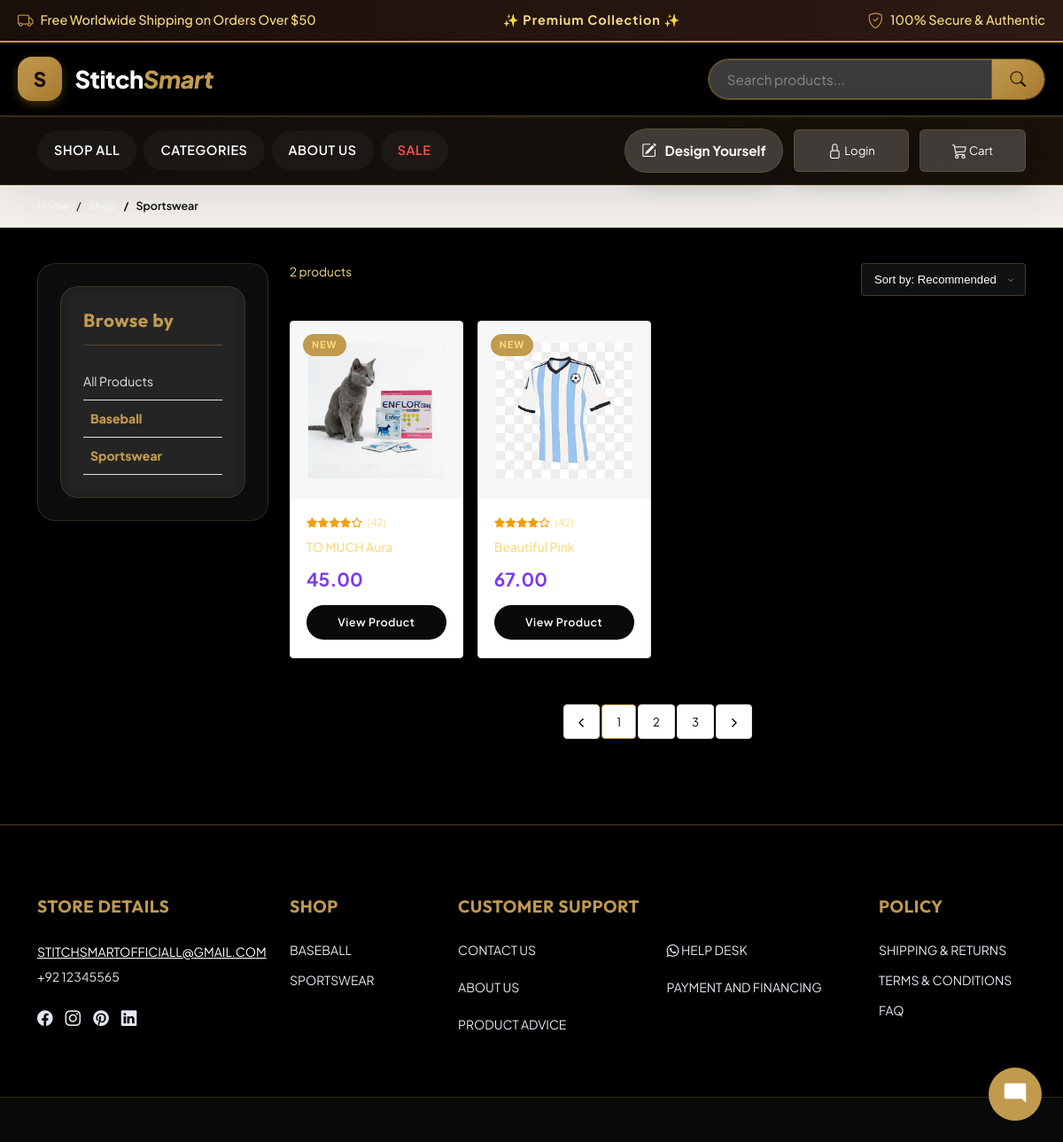
Screenshot of /index.php?page=products&category_id=12 with the database file from the repository.
### tables this page shows
CREATE TABLE `category` (
  `c_id` int(11) NOT NULL,
  `c_name` varchar(150) NOT NULL,
  `slug` varchar(255) NOT NULL,
  `c_description` varchar(2000) NOT NULL,
  `c_image` varchar(500) DEFAULT NULL,
  `c_img2` varchar(500) NOT NULL,
  `meta_title` varchar(150) DEFAULT NULL,
  `meta_description` varchar(160) DEFAULT NULL,
  `meta_keywords` varchar(250) DEFAULT NULL,
  `parent_id` int(11) DEFAULT NULL
);

CREATE TABLE `product` (
  `id` int(11) NOT NULL,
  `article_number` varchar(100) NOT NULL,
  `Fabric_Type` varchar(100) NOT NULL,
  `name` varchar(255) NOT NULL,
  `description` text DEFAULT NULL,
  `details` varchar(10000) NOT NULL,
  `image_url` varchar(500) NOT NULL,
  `img2` varchar(500) NOT NULL,
  `img3` varchar(3) NOT NULL,
  `size` varchar(100) DEFAULT NULL,
  `price` decimal(10,2) NOT NULL,
  `document` varchar(300) NOT NULL,
  `c_id` int(11) DEFAULT NULL,
  `parent_cat` int(11) DEFAULT NULL,
  `featured` tinyint(1) NOT NULL,
  `meta_title` varchar(255) DEFAULT NULL,
  `meta_description` text DEFAULT NULL,
  `meta_keywords` text DEFAULT NULL,
  `created_at` timestamp NULL DEFAULT current_timestamp(),
  `updated_at` timestamp NULL DEFAULT current_timestamp() ON UPDATE current_timestamp(),
  `color_id` int(11) DEFAULT NULL,
  `slug` varchar(255) DEFAULT NULL,
  `Designing` varchar(150) NOT NULL
);

CREATE TABLE `web_settings` (
  `id` int(1) NOT NULL,
  `web_name` varchar(250) NOT NULL,
  `web_mail` varchar(150) NOT NULL,
  `web_contact` varchar(100) NOT NULL,
  `facebook` varchar(200) NOT NULL,
  `instagram` varchar(200) NOT NULL,
  `pinterest` varchar(200) NOT NULL,
  `linkdin` varchar(200) NOT NULL,
  `meta_title` text DEFAULT NULL,
  `meta_description` text NOT NULL,
  `meta_keywords` text NOT NULL
);

CREATE TABLE `pages` (
  `id` bigint(20) UNSIGNED NOT NULL,
  `title` varchar(255) NOT NULL,
  `slug` varchar(255) NOT NULL,
  `content` text DEFAULT NULL,
  `meta_title` varchar(255) DEFAULT NULL,
  `meta_description` text DEFAULT NULL,
  `meta_keywords` varchar(255) DEFAULT NULL,
  `parent_id` int(11) DEFAULT NULL,
  `is_published` tinyint(1) DEFAULT 0,
  `publish_date` timestamp NULL DEFAULT NULL,
  `created_at` timestamp NULL DEFAULT current_timestamp(),
  `updated_at` timestamp NULL DEFAULT current_timestamp()
);

### app/controllers/ProductController.php (called while the page is built, shortened)
<?php
require_once BASE_PATH.'/config/database.php';
require_once BASE_PATH.'/app/models/settings.php';
require_once BASE_PATH.'/app/models/Product.php';
require_once BASE_PATH.'/app/models/ad_category.php';
class ProductController {
    private $productModel;
    private $categoryModel;
    public function __construct(){
        $database = new Database();
        $db = $database->connect();
        $this->productModel = new Product($db);
        $this->categoryModel = new Category($db);
    }
private function loadWebSettings() {
    $settingsModel = new Settings();
    $ws = $settingsModel->getWebSettings();
    return $ws;
}
public function index() {
    $search = $_GET['search'] ?? null;
    $sort = $_GET['sort'] ?? null;
    $category_id = $_GET['category_id'] ?? null;
    $ws = $this->loadWebSettings();
    $webcontact = $ws['web_contact'] ?? '';
    $webmail = $ws['web_mail'] ?? '';
    $facebook = $ws['facebook'] ?? '';
    $instagram = $ws['instagram'] ?? '';
    $pinterest = $ws['pinterest'] ?? '';
    $linkdin = $ws['linkdin'] ?? '';
    $global_theme = $ws['theme'] ?? 'theme-luxury';
    $category_name = null;
    if ($search) {
        $products = $this->productModel->searchProducts($search, $sort);
    } elseif ($category_id) {
        $products = $this->productModel->getProductsByCategory($category_id);
        $category = $this->categoryModel->getCategoryById($category_id);
        $category_name = $category['c_name'] ?? null;
    } else {
        $products = $this->productModel->getAllProducts();
    }
    $total_products = count($products);
    $categories = $this->categoryModel->getCategoriesTree();
    require BASE_PATH . '/app/views/products.php';
}
}

### config/config.php (called while the page is built, shortened)
<?php
if (!function_exists('env')) {
    function env(string $key, mixed $default = null): mixed
    {
        $val = $_ENV[$key] ?? getenv($key);
        return ($val !== false && $val !== null && $val !== '') ? $val : $default;
    }
}

### app/models/settings.php (called while the page is built, shortened)
<?php
require_once __DIR__ . '/../../config/database.php';
class Settings {
    private $conn;
    public function __construct() {
        $database = new Database();
        $this->conn = $database->connect();
    }
    public function getWebSettings($id = 1) {
        $stmt = $this->conn->prepare("SELECT * FROM web_settings WHERE id = ?");
        $stmt->bind_param("i", $id);
        $stmt->execute();
        $result = $stmt->get_result();
        $settings = $result->fetch_assoc();
        return $settings;
    }
}

### config/database.php (called while the page is built, shortened)
<?php
class Database
{
    private string $host;
    private string $username;
    private string $password;
    private string $dbname;
    private int    $port;
    public function __construct()
    {
        $this->host     = env('DB_HOST', 'localhost');
        $this->port     = (int) env('DB_PORT', 3306);
        $this->username = env('DB_USER', 'root');
        $this->password = env('DB_PASS', '');
        $this->dbname   = env('DB_NAME', 'StitchSmart');
    }
    public function connect(): mysqli
    {
        $this->conn = new mysqli(
            $this->host,
            $this->username,
            $this->password,
            $this->dbname,
            $this->port
        );
        $this->conn->set_charset('utf8mb4');
        return $this->conn;
    }
}

### app/models/ad_category.php (called while the page is built, shortened)
<?php
require_once __DIR__ . '/../../config/database.php';
class Category {
    private $conn;
    public function __construct($db){
        $this->conn = $db;
    }
public function getCategoryById($id){
    $query = "SELECT * FROM category WHERE c_id=?";
    $stmt = $this->conn->prepare($query);
    $stmt->bind_param("i", $id);
    $stmt->execute();
    return $stmt->get_result()->fetch_assoc();
}
    public function getMainCategories(){
        $sql = "SELECT * FROM category
                WHERE parent_id IS NULL OR parent_id = 0
                ORDER BY c_name ASC";
        $result = $this->conn->query($sql);
        $categories = [];
        while($row = $result->fetch_assoc()){
            $categories[] = $row;
        }
        return $categories;
    }
    public function getSubCategories($parent_id){
        $stmt = $this->conn->prepare(
            "SELECT * FROM category WHERE parent_id=? ORDER BY c_name ASC"
        );
        $stmt->bind_param("i",$parent_id);
        $stmt->execute();
        $result = $stmt->get_result();
        $categories = [];
        while($row = $result->fetch_assoc()){
            $categories[] = $row;
        }
        return $categories;
    }
    public function getCategoriesTree() {
        $main = $this->getMainCategories();
        foreach ($main as &$parent) {
            $parent['subs'] = $this->getSubCategories($parent['c_id']);
        }
        return $main;
    }
}
?>

### app/models/Product.php (called while the page is built, shortened)
<?php
require_once __DIR__ . '/../../config/database.php';
class Product {
    private $conn;
    public function __construct($db){
        $this->conn = $db;
    }
public function getProductsByCategory($category_id){
    $stmt = $this->conn->prepare(
        "SELECT * FROM product WHERE parent_cat=? ORDER BY id ASC"
    );
    $stmt->bind_param("i", $category_id);
    $stmt->execute();
    $result = $stmt->get_result();
    $products = [];
    while($row = $result->fetch_assoc()){
        $products[] = $row;
    }
    return $products;
}
}

### app/models/pages.php (called while the page is built, shortened)
<?php
require_once __DIR__ . '/../../config/database.php';
class Page {
    private $conn;
    public function __construct($db){
        $this->conn = $db;
    }
    public function getAllPages(){
        $sql = "SELECT * FROM pages ORDER BY id ASC";
        $result = $this->conn->query($sql);
        $pages = [];
        if($result){
            while($row = $result->fetch_assoc()){
                $pages[] = $row;
            }
        }
        return $pages;
    }
}
?>

### app/views/products.php (the view, shortened to what this page needs)
<!DOCTYPE html>
<html lang="en">
<head>
<link href="https://cdn.jsdelivr.net/npm/bootstrap@5.3.2/dist/css/bootstrap.min.css" rel="stylesheet">
<link href="https://cdn.jsdelivr.net/npm/bootstrap-icons@1.11.1/font/bootstrap-icons.css" rel="stylesheet">
<link href="https://cdnjs.cloudflare.com/ajax/libs/font-awesome/6.5.0/css/all.min.css" rel="stylesheet"/>
 <link rel="stylesheet" href="<?= BASE_URL ?>css/navbar.css">
 <link rel="stylesheet" href="<?= BASE_URL ?>css/colors.css">
  <link rel="stylesheet" href="<?= BASE_URL ?>css/footer.css">
   <link rel="stylesheet" href="<?= BASE_URL ?>css/cat-product.css">
   <link href="<?= BASE_URL ?>css/<?= $global_theme ?? 'theme-luxury' ?>-frontend.css" rel="stylesheet">
</head>
<body>
 <?php include('header.php'); ?>
<div class="breadcrumb-bar">
  <div class="container">
    <ol class="breadcrumb">
      <li class="breadcrumb-item"><a href="#">Home</a></li>
      <li class="breadcrumb-item"><a href="#">Shop</a></li>
<?php if($category_name): ?>
    <li class="breadcrumb-item active"><?= $category_name ?></li>
<?php endif; ?>
    </ol>
  </div>
</div>
<div class="shop-layout">
  <div class="container">
    <div class="row g-4">
      <?php include('sidebar.php'); ?>
      <div class="col-lg-9">
       <div class="products-header d-flex justify-content-between align-items-center">
    <p class="products-count">
        <?= $total_products ?> products
    </p>
    <form method="GET">
        <select name="sort" class="sort-select" onchange="this.form.submit()">
            <option value="">Sort by: Recommended</option>
        </select>
    </form>
</div>
        <div class="row row-cols-1 row-cols-sm-2 row-cols-xl-4 g-3">
        <?php foreach($products as $product): ?>
          <div class="col">
            <div class="product-card">
              <span class="product-badge new">New</span>
              <div class="product-img-wrap">
                <?php $productImage = strtok($product['image_url'], ','); ?>
                <img src="<?= BASE_URL ?>/<?= htmlspecialchars(trim($productImage)) ?>" alt="Laptop"/>
              </div>
              <div class="product-info">
                <div class="stars">
                  <i class="fas fa-star"></i><i class="fas fa-star"></i><i class="fas fa-star"></i><i class="fas fa-star"></i><i class="far fa-star"></i>
                  <span>(42)</span>
                </div>
                <p class="product-name"><?= $product['name']; ?></p>
                <div class="product-price"><?= $product['price']; ?></div>
                <a href="<?= BASE_URL; ?>index.php?page=product_show&id=<?= $product['id']; ?>"><button class="btn-add-cart">View Product</button></a>
              </div>
            </div>
          </div>
<?php endforeach; ?>
        </div>
        <div class="pagination-wrap">
          <nav>
            <ul class="pagination">
              <li class="page-item"><a class="page-link" href="#"><i class="fas fa-chevron-left" style="font-size:0.7rem;"></i></a></li>
              <li class="page-item active"><a class="page-link" href="#">1</a></li>
              <li class="page-item"><a class="page-link" href="#">2</a></li>
              <li class="page-item"><a class="page-link" href="#">3</a></li>
              <li class="page-item"><a class="page-link" href="#"><i class="fas fa-chevron-right" style="font-size:0.7rem;"></i></a></li>
            </ul>
          </nav>
        </div>
      </div>
    </div>
  </div>
</div>
<?php include('footer.php'); ?>
</body>
</html>

### app/views/sidebar.php (shortened to what this page needs)
<div class="col-lg-3">
        <div class="sidebar-wrapper" id="sidebarWrapper">
          <div class="sidebar">
            <h2 class="sidebar-title">Browse by</h2>
            <ul class="sidebar-nav">
              <li><a href="<?= BASE_URL ?>/index.php?page=products">
    All Products
</a></li>
              <?php foreach($categories as $cat): ?>
              <li class="active"><a href="<?= BASE_URL; ?>/index.php?page=products&category_id=<?= $cat['c_id']; ?>"><strong>  <?= htmlspecialchars($cat['c_name']); ?></strong></a></li>
              <?php endforeach; ?>
            </ul>
          </div>
        </div>
      </div>

### app/views/footer.php (shortened to what this page needs)
<?php
$webmail = trim($webmail ?? 'info@stitchsmart.com');
$webcontact = trim($webcontact ?? 'StitchSmart');
$facebook = trim($facebook ?? '');
$instagram = trim($instagram ?? '');
$pinterest = trim($pinterest ?? '');
$linkdin = trim($linkdin ?? '');
$footer_categories = isset($categories) && is_array($categories) ? $categories : [];
?>
<footer class="footer">
  <div class="site-footer">
    <div class="container">
      <div class="row">
        <div class="col-12 col-sm-6 col-md-3 footer-col">
          <h6>Store Details</h6>
          <p>
            <a href="mailto:<?= htmlspecialchars($webmail); ?>"><?= htmlspecialchars($webmail); ?></a><br/>
            <?= htmlspecialchars($webcontact); ?>
          </p>
          <div class="social-icons">
            <?php if (!empty($facebook)): ?>
              <a href="<?= htmlspecialchars($facebook); ?>" aria-label="Facebook"><i class="bi bi-facebook"></i></a>
            <?php endif; ?>
            <?php if (!empty($instagram)): ?>
              <a href="<?= htmlspecialchars($instagram); ?>" aria-label="Instagram"><i class="bi bi-instagram"></i></a>
            <?php endif; ?>
            <?php if (!empty($pinterest)): ?>
              <a href="<?= htmlspecialchars($pinterest); ?>" aria-label="Pinterest"><i class="bi bi-pinterest"></i></a>
            <?php endif; ?>
            <?php if (!empty($linkdin)): ?>
              <a href="<?= htmlspecialchars($linkdin); ?>" aria-label="LinkedIn"><i class="bi bi-linkedin"></i></a>
            <?php endif; ?>
          </div>
        </div>
        <div class="col-12 col-sm-6 col-md-2 footer-col">
          <h6>Shop</h6>
          <ul>
            <?php if (!empty($footer_categories)): ?>
              <?php foreach ($footer_categories as $cat): ?>
                <li><a href="<?= BASE_URL; ?>/index.php?page=products&category_id=<?= $cat['c_id']; ?>"><?= htmlspecialchars($cat['c_name']); ?></a></li>
              <?php endforeach; ?>
            <?php else: ?>
              <li><a href="<?= BASE_URL; ?>/index.php?page=products">Shop All</a></li>
            <?php endif; ?>
          </ul>
        </div>
        <div class="col-12 col-md-5 footer-col mt-3 mt-md-0">
          <h6>Customer Support</h6>
          <ul class="footer-double-col">
            <li><a href="<?= BASE_URL ?>/index.php?page=contact">Contact Us</a></li>
            <?php $whatsapp_phone = preg_replace('/[^0-9]/', '', $webcontact); ?>
            <li><a href="https://wa.me/<?= $whatsapp_phone ?>" target="_blank" class="text-success"><i class="bi bi-whatsapp"></i> Help desk</a></li>
            <?php
            require_once BASE_PATH.'/app/models/pages.php';
            $db = (new Database())->connect();
            $pModel = new Page($db);
            $footer_pages = $pModel->getAllPages();
            foreach($footer_pages as $fp):
                $skip_slugs = ['shipping-and-delivery', 'return-and-refunds', 'terms-and-condition', 'how-to-order', 'help-desk', 'ourstory'];
                if (in_array($fp['slug'], $skip_slugs)) {
                    continue;
                }
            ?>
                <li><a href="<?= BASE_URL ?>index.php?page=page&slug=<?= $fp['slug'] ?>"><?= htmlspecialchars($fp['title']) ?></a></li>
            <?php endforeach; ?>
          </ul>
        </div>
        <div class="col-12 col-sm-6 col-md-2 footer-col mt-3 mt-md-0">
          <h6>Policy</h6>
          <ul>
            <li><a href="<?= BASE_URL ?>index.php?page=shipping-and-delivery">Shipping &amp; Returns</a></li>
            <li><a href="<?= BASE_URL ?>index.php?page=terms-and-condition">Terms &amp; Conditions</a></li>
            <li><a href="<?= BASE_URL ?>index.php?page=how-to-order">FAQ</a></li>
          </ul>
        </div>
      </div>
    </div>
  </div>
  <div class="footer-bottom">
  </div>
</footer>
<?php if (empty($hide_chatbot)): ?>
<link rel="stylesheet" href="<?= BASE_URL ?>css/chatbot.css?v=<?= time() ?>">
<?php endif; ?>

### rows the page displays
category: c_name "Sportswear", c_name "SPORTSWEAR"
category: c_name "Baseball", c_name "BASEBALL"
product: image_url (picture), name "TO MUCH Aura", price "45.00"
product: image_url (picture), name "Beautiful Pink", price "67.00"
web_settings: web_mail "STITCHSMARTOFFICIALL@GMAIL.COM", web_contact "+92 12345565"
pages: title "ABOUT US"
pages: title "PAYMENT AND FINANCING"
pages: title "PRODUCT ADVICE"

### other values shown
$total_products "2"
